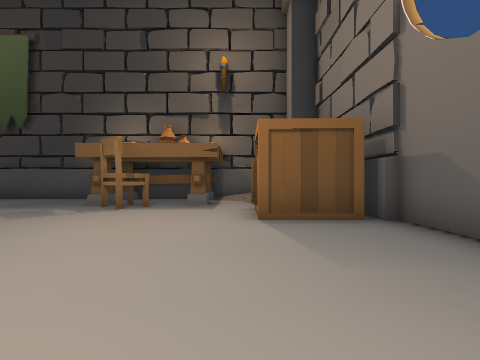
View 1 (above)

12 first-person views from a walk through a scene from a Unity 3-D project. The camera is 1.4 m above the floor, looks level and sees 85° across. The floor is counted in squares, 2 m on a side. Each view is taken from the middle of a square. On the plan, view 1 faces up. The plan holds only what a view shows up to about 9 squares ahead; the rest is blank. The place goes on beyond the plan. The player character is not drawn.

View 2
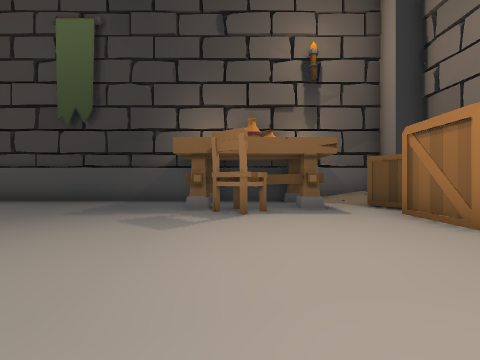

View 3
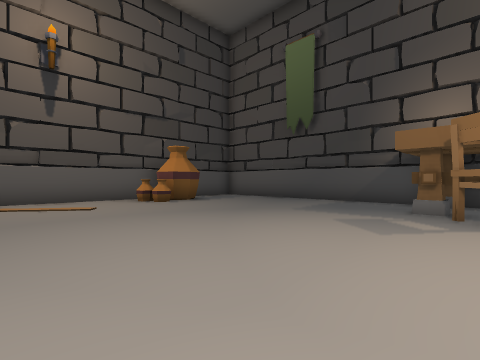

View 4
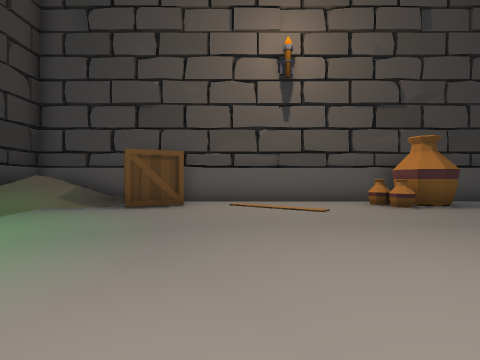

View 5
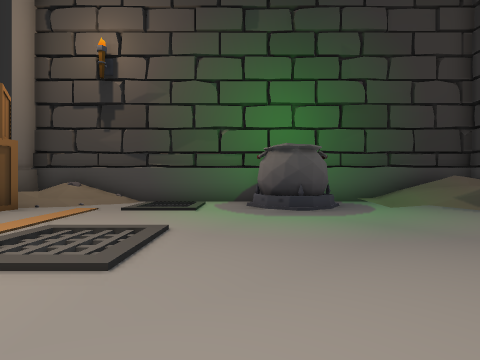

View 6
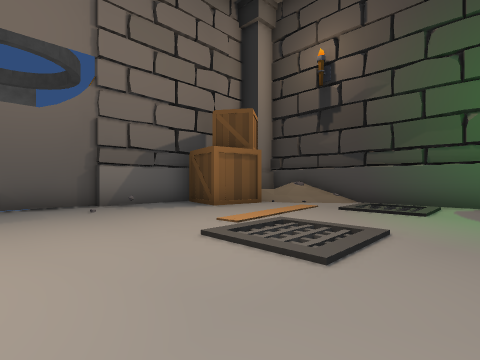

View 7
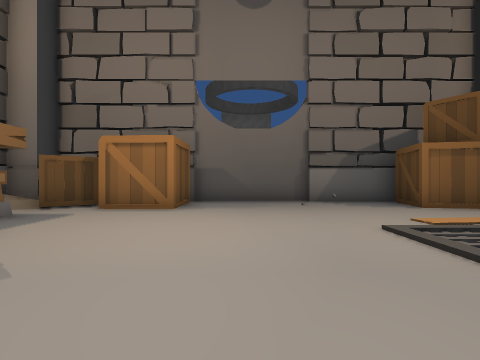

View 8
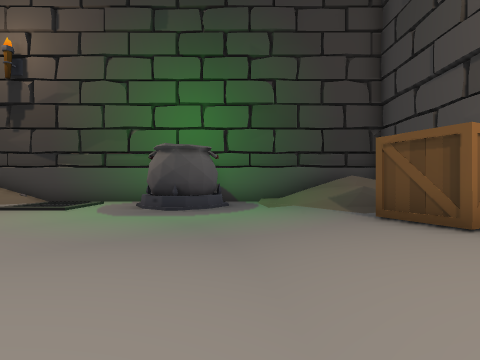

View 9
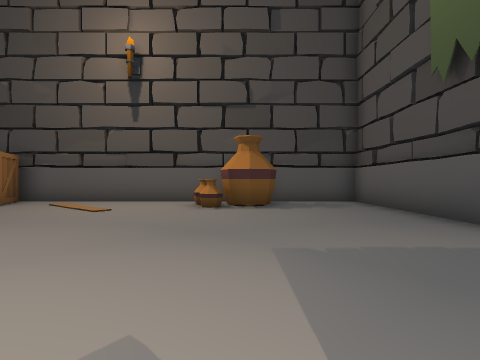

View 10
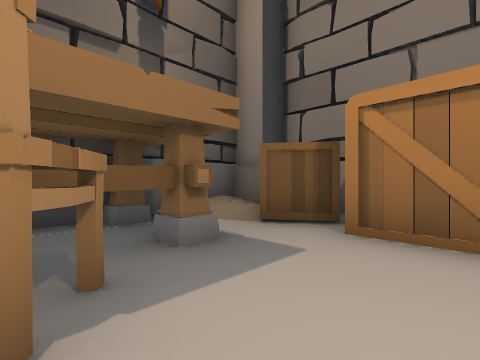

View 11
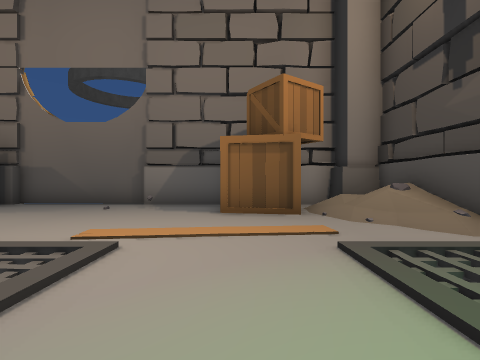

View 12
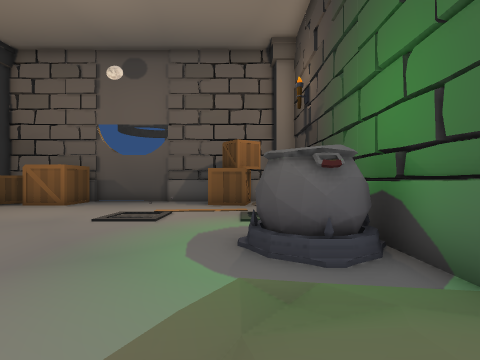

### Floor plan
Key: @ floor where view 1 was taken; # wall or solid block; . floor; / step, stairs or slope; = window, fence, low wall or low ledge; v drop or lower ground; B box; O other object.
Columns run from 13 left of view 1 to 3 right of it. Each row starts with its distance up from view 1.
 10 ##########  ####
  9 #........####//#
  8 #........####.BB
  7 #OO.......O...BB#
  6 #OO...........BB#
  5 #.O...........BB#
  4 #...............#
  3 #...............#
  2 #...............#
  1 #...............#
  0 #.........v..@.O#
 -1 #BB.............#
 -2 #BB/..........BB#
 -3 #////..O......BB#
 -4 #////.OO..v..///#
 -5 #////.OO..../=/##
 -6 ################

Where each view was taken, in squares from view 1:
view 1: 0 up, 0 right, facing up
view 2: 1 up, 3 left, facing up
view 3: 1 up, 3 left, facing up-left
view 4: 1 up, 4 left, facing left
view 5: 3 up, 5 left, facing down
view 6: 3 up, 5 left, facing down-right
view 7: 3 up, 6 left, facing right
view 8: 3 up, 8 left, facing down
view 9: 6 up, 4 left, facing left
view 10: 5 up, 3 left, facing up-right
view 11: 2 down, 5 left, facing right
view 12: 3 down, 11 left, facing right
